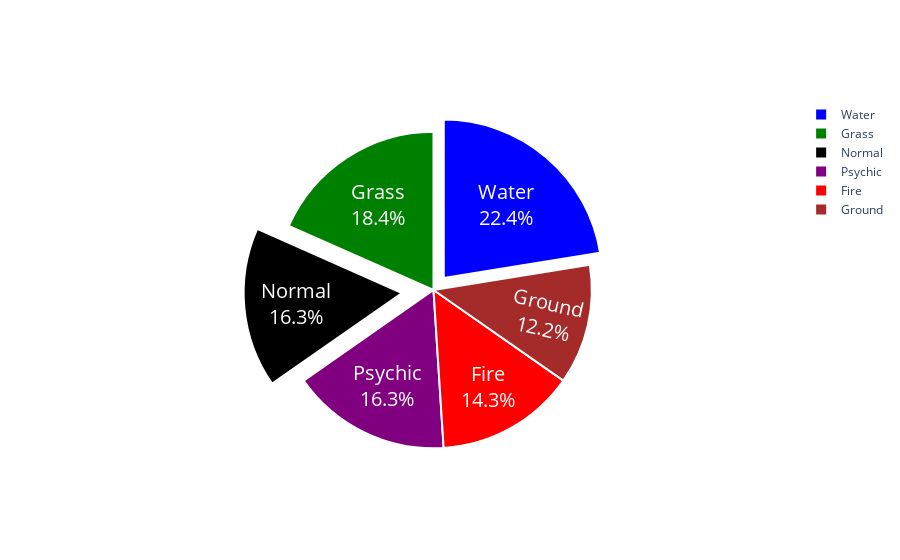

Notebook source saved alongside this figure:
### Code cell
colors = ["blue", "green", "black", "purple", "red", "brown"]

fig = go.Figure(
    data=go.Pie(
        labels=[
            "Water",
            "Grass",
            "Normal",
            "Psychic",
            "Fire",
            "Ground",
        ],
        values=[
            110,
            90,
            80,
            80,
            70,
            60,
        ],
    )
)

fig.update_traces(
    hoverinfo="label+percent",
    textfont_size=20,
    textinfo="label+percent",
    pull=[0.1, 0, 0.2, 0, 0, 0],
    marker=dict(
        colors=colors,
        line=dict(
            color="#FFFFFF",
            width=2,
        )
    )    
)

fig

### Figure 1 — Plotly figure (JSON) as saved in the notebook; plotly's stock layout.template omitted (floating-point values rounded to 4 significant figures)
{"data": [{"hoverinfo": "label+percent", "labels": ["Water", "Grass", "Normal", "Psychic", "Fire", "Ground"], "marker": {"colors": ["blue", "green", "black", "purple", "red", "brown"], "line": {"color": "#FFFFFF", "width": 2}}, "pull": [0.1, 0, 0.2, 0, 0, 0], "textfont": {"size": 20}, "textinfo": "label+percent", "type": "pie", "values": [110, 90, 80, 80, 70, 60]}], "layout": {"autosize": true}}
